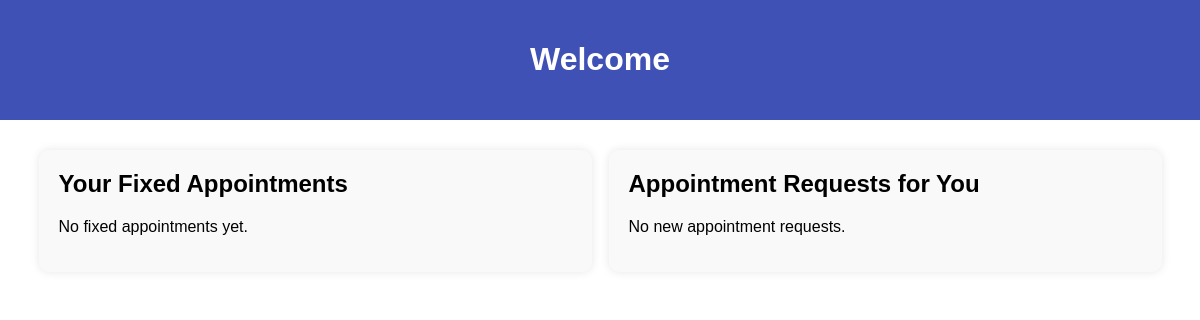
Before: /doclogged (signed in) with the older database file.
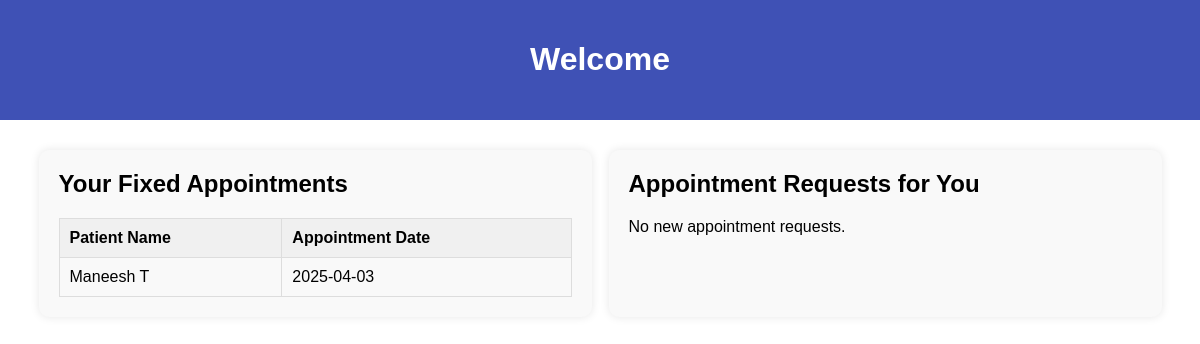
After: the same page with the newer database file.
### models.py (models this page shows)
class Appointment(db.Model):
    id = db.Column(db.Integer, primary_key = True)
    patient_id = db.Column(db.Integer, db.ForeignKey('patient.id'))
    doctor_id = db.Column(db.Integer, db.ForeignKey('doctor.id'))
    appointment_date = db.Column(db.Date)
    status = db.Column(db.String(), default = 'Pending')

class Patient(db.Model):
    id = db.Column(db.Integer, primary_key = True)
    full_name = db.Column(db.String())
    phone_no = db.Column(db.String())
    dob = db.Column(db.Date)
    address = db.Column(db.String())
    password = db.Column(db.String())
    is_approved = db.Column(db.Boolean(), default = False)
    appointments = db.relationship('Appointment', backref = 'patient')

### app.py (the view)
@app.route('/doclogged')
def doctor_logged():
    if 'doctor_id' not in session:
        return redirect('/logdoc')
    doctor_id = session['doctor_id']
    appointment_requests = Appointment.query.filter_by(status = 'pending', doctor_id = doctor_id).all()
    fixed_appointments = Appointment.query.filter_by(status = 'approved', doctor_id = doctor_id).all()
    return render_template('doclogged.html', appointment_requests = appointment_requests, fixed_appointments = fixed_appointments)

### templates/doclogged.html (shortened to what this page needs)
<!DOCTYPE html>
<html lang="en">
<head>
</head>
<body>
<header>
    <h1>Welcome</h1>
</header>
<div class="main-container">
    <div class="card">
        <h2>Your Fixed Appointments</h2>
        {% if fixed_appointments %}
        <table>
            <thead>
                <tr>
                    <th>Patient Name</th>
                    <th>Appointment Date</th>
                </tr>
            </thead>
            <tbody>
                {% for appt in fixed_appointments %}
                <tr>
                    <td>{{ appt.patient.full_name }}</td>
                    <td>{{ appt.appointment_date }}</td>
                </tr>
                {% endfor %}
            </tbody>
        </table>
        {% else %}
        <p>No fixed appointments yet.</p>
        {% endif %}
    </div>
    <div class="card">
        <h2>Appointment Requests for You</h2>
        {% if appointment_requests %}
        <table>
            <thead>
                <tr>
                    <th>Patient Name</th>
                    <th>Date Requested</th>
                    <th>Actions</th>
                </tr>
            </thead>
            <tbody>
                {% for req in appointment_requests %}
                <tr>
                    <td>{{ req.patient.full_name }}</td>
                    <td>{{ req.appointment_date }}</td>
                    <td>
                        <form method="POST" action="/approve_appointment/{{ req.id }}" style="display:inline;">
                            <input type="hidden" name="appointment_id" value="{{ req.id }}">
                            <button type="submit">Approve</button>
                        </form>
                        <form method="POST" action="/reject_appointment" style="display:inline;">
                            <input type="hidden" name="appointment_id" value="{{ req.id }}">
                            <button type="submit" class="reject">Reject</button>
                        </form>
                    </td>
                </tr>
                {% endfor %}
            </tbody>
        </table>
        {% else %}
        <p>No new appointment requests.</p>
        {% endif %}

### templates/doclogged.html (style rules this page uses)
body { font-family: Arial, sans-serif; margin: 0; padding: 0; }
header { background-color: #3f51b5; color: white; padding: 20px; text-align: center; }
.main-container { display: flex; justify-content: space-around; padding: 30px; }
.card { width: 45%; background-color: #f9f9f9; border-radius: 10px; box-shadow: 0 0 10px rgba(0,0,0,0.1); padding: 20px; }
h2 { margin-top: 0; }
table { width: 100%; border-collapse: collapse; margin-top: 15px; }
th, td { border: 1px solid #ddd; padding: 10px; text-align: left; }
th { background-color: #f0f0f0; }

Changed rows visible on the page:
added Appointment: patient.full_name "Maneesh T", appointment_date "2025-04-03"
Other visible differences:
text no longer shown: "No fixed appointments yet."
text now shown: "Patient Name Appointment Date"
